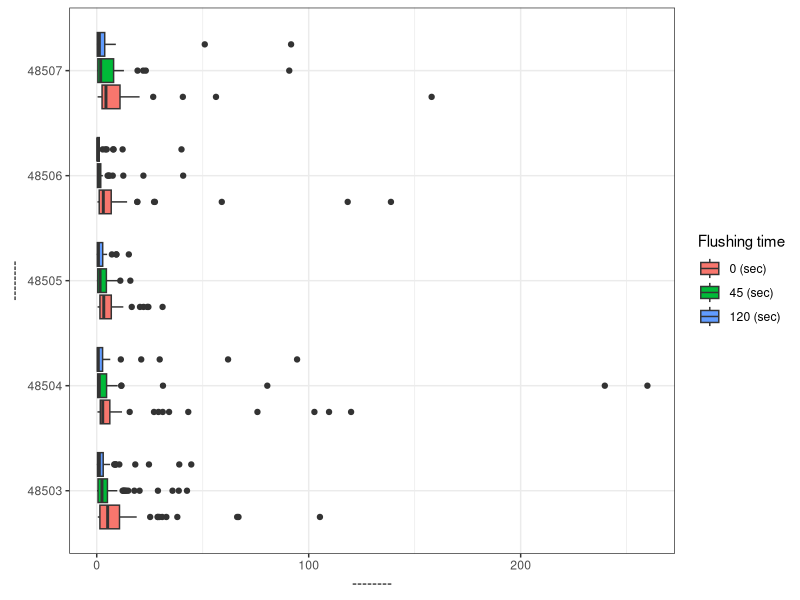
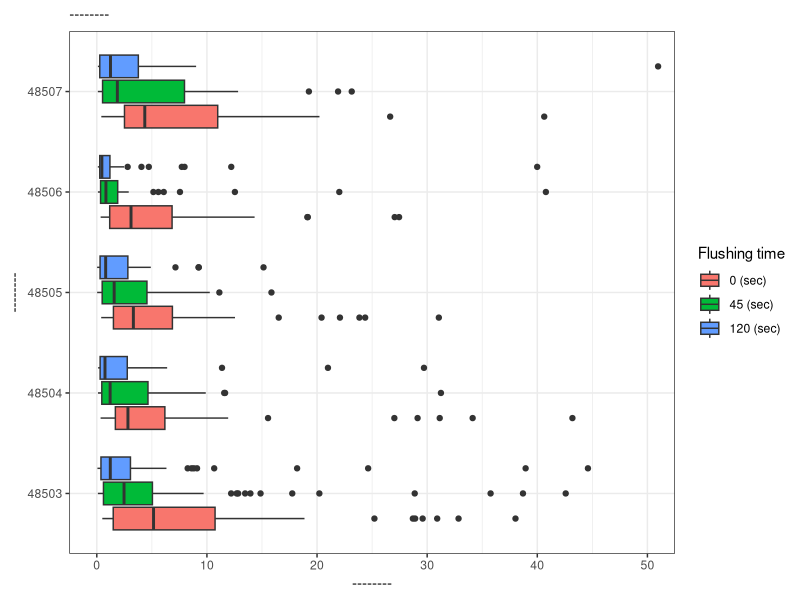

Recreate these plots in R, in order.
## ---- chunk 1
library(tidyverse)
## ---- chunk 2
flint <- read_csv("data/flint.csv")
## ---- chunk 3
glimpse(flint)
## ---- chunk 4
flint %>%
  count(id)
## ---- chunk 5
# flint %>% 
 # count(______)
## ---- chunk 6
flint %>% 
  group_by(zip, draw) %>% 
  summarise(mean_pb = mean(lead))
## ---- chunk 7
flint %>% 
  group_by(zip, draw) %>% 
  summarise(median_pb = median(lead))
## ---- chunk 8
flint %>% 
  # filter(zip == 48503, draw == "_____") %>% 
  summarise(mean_pb = mean(lead),
            median_pb = median(lead))
## ---- chunk 9
flint_focus <- flint %>% 
  filter(zip %in% 48503:48507, lead < 1000)
## ---- chunk 10
ggplot(data = flint_focus, aes(x = factor(zip), y = lead)) +
  geom_boxplot(aes(fill = factor(draw))) +
  labs(x = "--------", y = "--------", fill = "Flushing time") +
  scale_fill_discrete(breaks = c("first", "second", "third"),
                      labels = c("0 (sec)", "45 (sec)", "120 (sec)")) +
  coord_flip() +
  theme_bw()
## ---- chunk 11
ggplot(data = flint_focus, aes(x = factor(zip), y = lead)) +
  geom_boxplot(aes(fill = factor(draw))) + 
  labs(x = "--------", y = "--------", fill = "Flushing time",
       subtitle = "--------") +
  scale_fill_discrete(breaks = c("first", "second", "third"),
                      labels = c("0 (sec)", "45 (sec)", "120 (sec)")) +
  coord_flip(ylim = c(0, 50)) +
  theme_bw()
